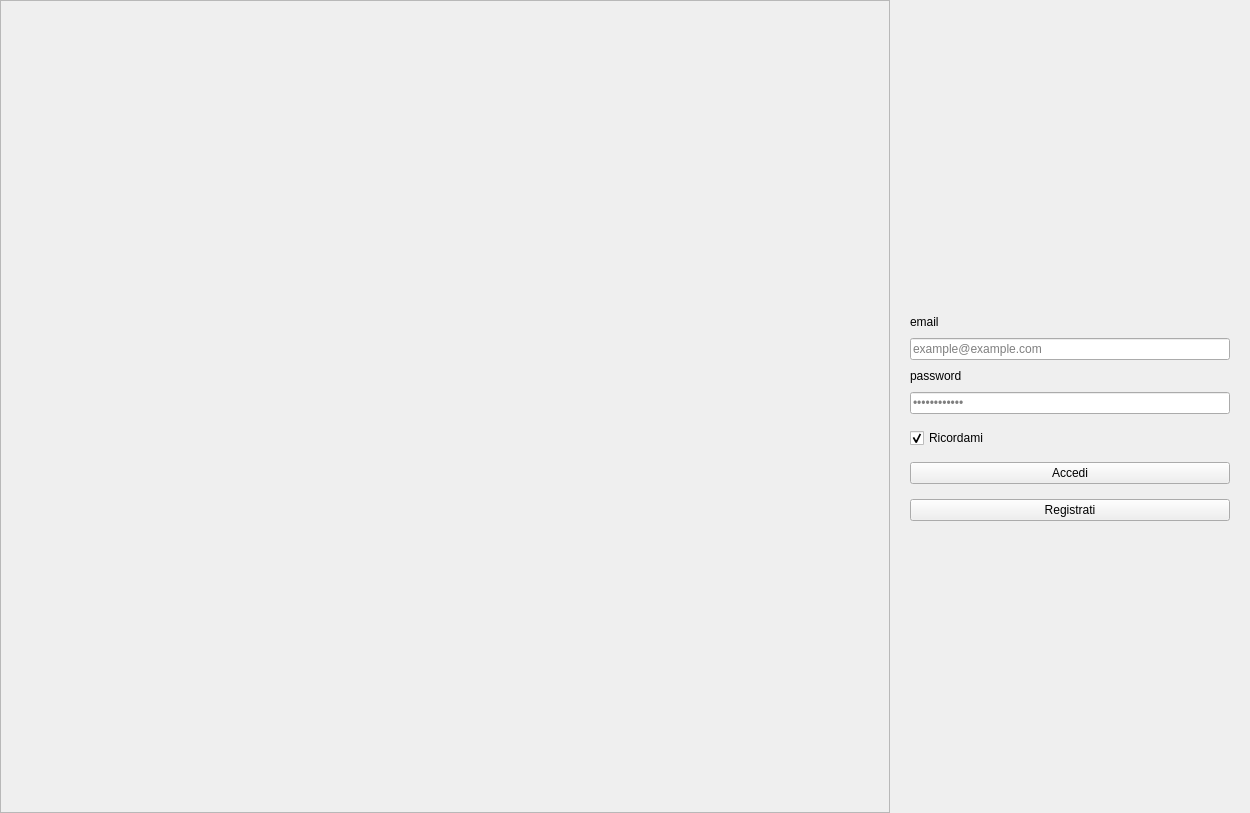
<?xml version="1.0" encoding="UTF-8"?>
<ui version="4.0">
 <class>Form</class>
 <widget class="QWidget" name="Form">
  <property name="geometry">
   <rect>
    <x>0</x>
    <y>0</y>
    <width>1250</width>
    <height>813</height>
   </rect>
  </property>
  <property name="minimumSize">
   <size>
    <width>700</width>
    <height>500</height>
   </size>
  </property>
  <property name="windowTitle">
   <string>LoginForm</string>
  </property>
  <property name="autoFillBackground">
   <bool>false</bool>
  </property>
  <layout class="QHBoxLayout" name="horizontalLayout">
   <property name="spacing">
    <number>0</number>
   </property>
   <property name="leftMargin">
    <number>0</number>
   </property>
   <property name="topMargin">
    <number>0</number>
   </property>
   <property name="rightMargin">
    <number>0</number>
   </property>
   <property name="bottomMargin">
    <number>0</number>
   </property>
   <item>
    <widget class="QFrame" name="frame">
     <property name="styleSheet">
      <string notr="true">font: 8pt &quot;Calibri&quot;;
background-image:url(:/imgs/background2.jpg);
background-repeat: no-repeat;
background-position: center;</string>
     </property>
     <property name="frameShape">
      <enum>QFrame::StyledPanel</enum>
     </property>
     <property name="frameShadow">
      <enum>QFrame::Raised</enum>
     </property>
    </widget>
   </item>
   <item>
    <widget class="QWidget" name="widget" native="true">
     <property name="sizePolicy">
      <sizepolicy hsizetype="Preferred" vsizetype="Preferred">
       <horstretch>0</horstretch>
       <verstretch>0</verstretch>
      </sizepolicy>
     </property>
     <property name="minimumSize">
      <size>
       <width>360</width>
       <height>0</height>
      </size>
     </property>
     <property name="maximumSize">
      <size>
       <width>360</width>
       <height>16777215</height>
      </size>
     </property>
     <property name="styleSheet">
      <string notr="true">QLabel{
	font: 13px 'Microsoft YaHei'
}</string>
     </property>
     <layout class="QVBoxLayout" name="verticalLayout_2">
      <property name="spacing">
       <number>9</number>
      </property>
      <property name="leftMargin">
       <number>20</number>
      </property>
      <property name="topMargin">
       <number>20</number>
      </property>
      <property name="rightMargin">
       <number>20</number>
      </property>
      <property name="bottomMargin">
       <number>20</number>
      </property>
      <item>
       <spacer name="verticalSpacer">
        <property name="orientation">
         <enum>Qt::Vertical</enum>
        </property>
        <property name="sizeHint" stdset="0">
         <size>
          <width>20</width>
          <height>60</height>
         </size>
        </property>
       </spacer>
      </item>
      <item>
       <widget class="QLabel" name="label">
        <property name="text">
         <string/>
        </property>
        <property name="pixmap">
         <pixmap>:/images/background.jpg</pixmap>
        </property>
        <property name="scaledContents">
         <bool>true</bool>
        </property>
       </widget>
      </item>
      <item>
       <widget class="BodyLabel" name="label_5">
        <property name="text">
         <string>email</string>
        </property>
       </widget>
      </item>
      <item>
       <widget class="LineEdit" name="lineEdit_3">
        <property name="placeholderText">
         <string>example@example.com</string>
        </property>
        <property name="clearButtonEnabled">
         <bool>true</bool>
        </property>
       </widget>
      </item>
      <item>
       <widget class="BodyLabel" name="label_6">
        <property name="text">
         <string>password</string>
        </property>
       </widget>
      </item>
      <item>
       <widget class="LineEdit" name="lineEdit_4">
        <property name="echoMode">
         <enum>QLineEdit::Password</enum>
        </property>
        <property name="placeholderText">
         <string>••••••••••••</string>
        </property>
        <property name="clearButtonEnabled">
         <bool>true</bool>
        </property>
       </widget>
      </item>
      <item>
       <spacer name="verticalSpacer_5">
        <property name="orientation">
         <enum>Qt::Vertical</enum>
        </property>
        <property name="sizeType">
         <enum>QSizePolicy::Fixed</enum>
        </property>
        <property name="sizeHint" stdset="0">
         <size>
          <width>20</width>
          <height>5</height>
         </size>
        </property>
       </spacer>
      </item>
      <item>
       <widget class="CheckBox" name="checkBox">
        <property name="text">
         <string>Ricordami</string>
        </property>
        <property name="checked">
         <bool>true</bool>
        </property>
       </widget>
      </item>
      <item>
       <spacer name="verticalSpacer_4">
        <property name="orientation">
         <enum>Qt::Vertical</enum>
        </property>
        <property name="sizeType">
         <enum>QSizePolicy::Fixed</enum>
        </property>
        <property name="sizeHint" stdset="0">
         <size>
          <width>20</width>
          <height>5</height>
         </size>
        </property>
       </spacer>
      </item>
      <item>
       <widget class="PrimaryPushButton" name="pushButton">
        <property name="text">
         <string>Accedi</string>
        </property>
       </widget>
      </item>
      <item>
       <spacer name="verticalSpacer_6">
        <property name="orientation">
         <enum>Qt::Vertical</enum>
        </property>
        <property name="sizeType">
         <enum>QSizePolicy::Fixed</enum>
        </property>
        <property name="sizeHint" stdset="0">
         <size>
          <width>20</width>
          <height>6</height>
         </size>
        </property>
       </spacer>
      </item>
      <item>
       <widget class="HyperlinkButton" name="pushButton_2">
        <property name="text">
         <string>Registrati</string>
        </property>
       </widget>
      </item>
      <item>
       <spacer name="verticalSpacer_2">
        <property name="orientation">
         <enum>Qt::Vertical</enum>
        </property>
        <property name="sizeHint" stdset="0">
         <size>
          <width>20</width>
          <height>60</height>
         </size>
        </property>
       </spacer>
      </item>
     </layout>
    </widget>
   </item>
  </layout>
 </widget>
 <customwidgets>
  <customwidget>
   <class>LineEdit</class>
   <extends>QLineEdit</extends>
   <header>qfluentwidgets</header>
  </customwidget>
  <customwidget>
   <class>CheckBox</class>
   <extends>QCheckBox</extends>
   <header>qfluentwidgets</header>
  </customwidget>
  <customwidget>
   <class>PrimaryPushButton</class>
   <extends>QPushButton</extends>
   <header>qfluentwidgets</header>
  </customwidget>
  <customwidget>
   <class>HyperlinkButton</class>
   <extends>QPushButton</extends>
   <header>qfluentwidgets</header>
  </customwidget>
  <customwidget>
   <class>BodyLabel</class>
   <extends>QLabel</extends>
   <header>qfluentwidgets</header>
  </customwidget>
 </customwidgets>
 <resources>
  <include location="resource.qrc"/>
 </resources>
 <connections/>
</ui>
